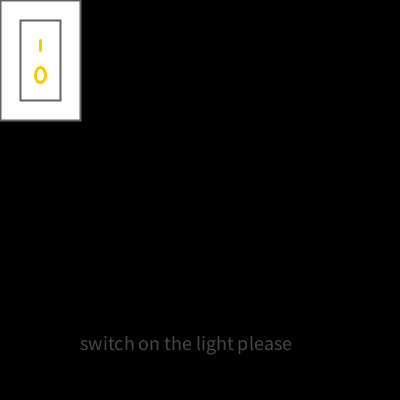
Frame 1 (no input)
Frame 60 (the mouse pressed at the canvas centre just before this capture): identical to frame 1, image omitted
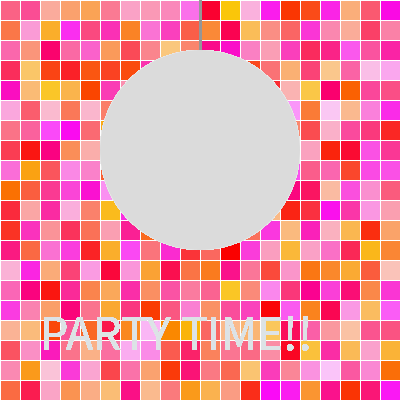
Frame 120 (the mouse held since frame 60 and released just before this capture)

The Processing sketch that drew these frames (run headless with seeded random() and noise(); from frame 60 on, the mouse is pressed at the canvas centre):

// Processing sketch: processing_110877
// ── processing_110877.pde

//53078019 Lau Yik Kiu
void setup(){
  size(400, 400); //indicate the window size
  frameRate(5); // indicate the speed of the programme
}

void draw(){
  //for structures
  for (int x = 0; x <= 400; x = x + 20){ //for-loop 1
    for(int y = 0; y <= 400; y = y + 20){ //for-loop 2
      fill((int)250, random(200), random(250));
      strokeWeight(1);
      stroke(255);
      rect((int)x , y, x+100, y+100);
      
      //if-else structure
      if(mousePressed){//condition of pressing the mouse
          strokeWeight(3);
          stroke(150);
          line(200, 0, 200, 150);
          smooth();
          fill((int)random(200, 255));
          noStroke();
          ellipse(200, 150, 200, 200);
          //text part
          textSize(50);
          fill((int)random(200, 255),random(200, 255), random(200, 255), random(255));
          text("PARTY TIME!!", 40, 350);
        }else{//when the mouse was not pressed
          //black background
          background(0);
          //text part
          fill(70);
          textSize(20);
          text("switch on the light please", 80, 350);
          //the light switch
          fill(255);
          strokeWeight(2);
          stroke(100);
          rect(mouseX, mouseY, 80, 120);
          rect(mouseX + 20, mouseY + 20, 40, 80);
          strokeWeight(3);
          stroke(255, 200, 0);
          line(mouseX + 40, mouseY + 40, mouseX + 40, mouseY + 50);
          ellipse(mouseX + 40, mouseY + 75, 10, 15);
      }
  }
}
}
